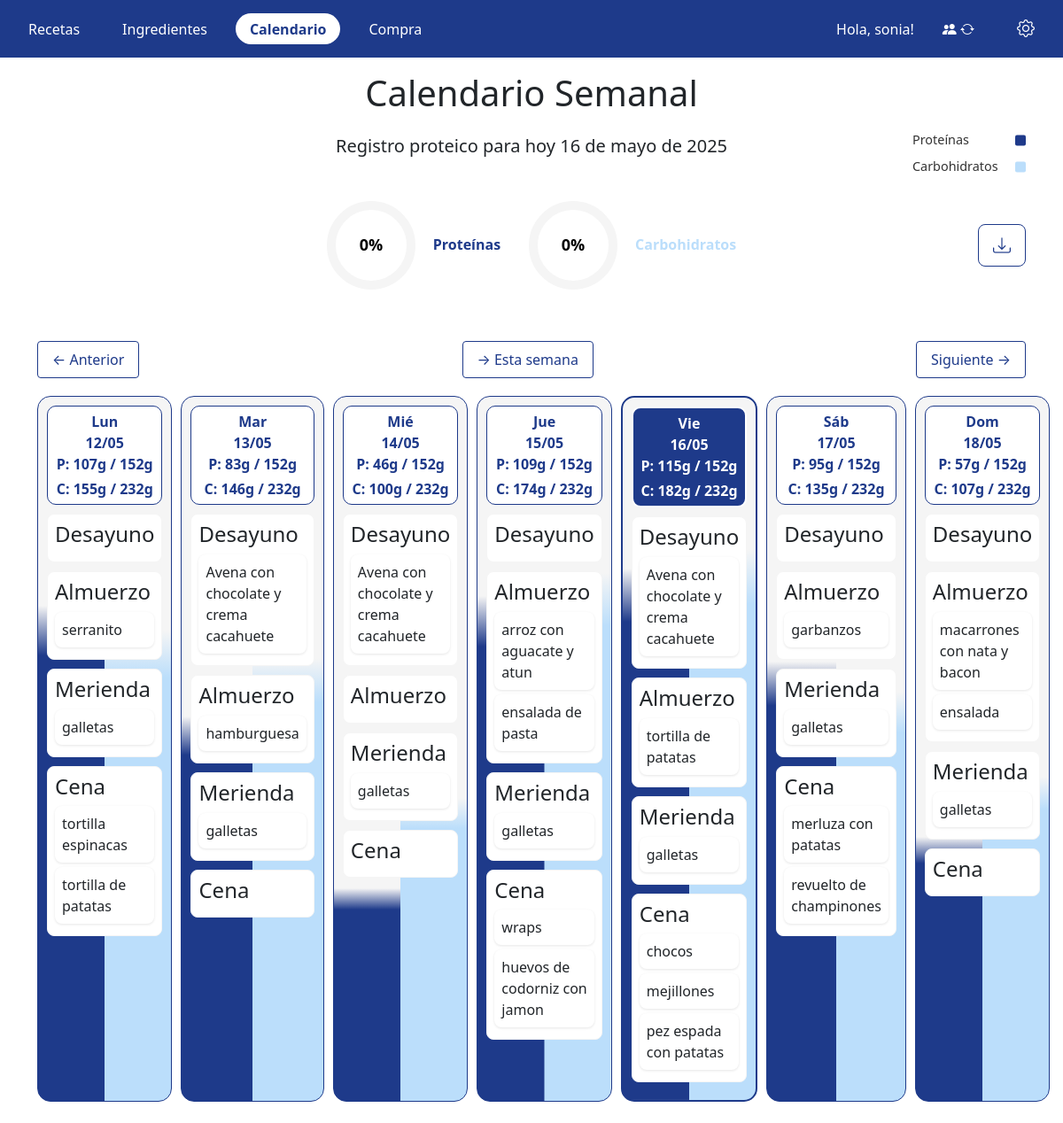
Screenshot of /calendario_semanal/ (signed in) with the database file from the repository.
### app/models.py (models this page shows, shortened)
class Calendario(models.Model):
    fecha = models.DateField()
    objetivo_proteico = models.IntegerField(validators=[MinValueValidator(0)], default=100)
    objetivo_carbohidratos = models.IntegerField(validators=[MinValueValidator(0)], default=250)
    familia = models.ForeignKey(Familia, on_delete=models.CASCADE, related_name='calendarios')
    class Meta:
        unique_together = ('familia', 'fecha')
    def __str__(self):
        return f"Planificación del {self.fecha} para {self.familia}"
    @property
    def proteinas_consumidas(self):
        return sum(
            cr.receta.proteinas for cr in self.calendario_recetas.all()
        )
    @property
    def carbohidratos_consumidos(self):
        return sum(
            cr.receta.carbohidratos for cr in self.calendario_recetas.all()
        )

class Calendario_Receta(models.Model):
    calendario = models.ForeignKey(Calendario, on_delete=models.CASCADE, related_name="calendario_recetas")
    receta = models.ForeignKey(Receta, on_delete=models.CASCADE, related_name="recetas_calendario")
    tipo_comida = models.ForeignKey(TipoComida, on_delete=models.CASCADE, related_name="tipo_comida_calendario")
    class Meta:
        unique_together = ("calendario", "receta", "tipo_comida")
    def __str__(self):
        return f"{self.receta} en {self.tipo_comida} el {self.calendario.fecha}"

class Receta(models.Model):
    nombre = models.CharField(
        max_length=100,
        validators=[
            RegexValidator(
                regex=r'^[a-zA-Z0-9ñÑáéíóúÁÉÍÓÚ,\s]+$',
                message='El nombre solo puede contener letras, números, espacios, comas y la letra ñ.',
                code='invalid_nombre'
            )
        ]
    )
    tipo_comida = models.ManyToManyField(TipoComida, related_name='recetas')
    proteinas = models.IntegerField(validators=[MinValueValidator(0)])
    carbohidratos = models.IntegerField(validators=[MinValueValidator(0)])
    ingredientes = models.ManyToManyField(Ingrediente, related_name='recetas')
    familia = models.ForeignKey(Familia, on_delete=models.CASCADE, related_name='recetas')
    descripcion = models.TextField(
        verbose_name="Descripción",
        blank=True,
        null=True,
        help_text="Descripción de la receta (opcional)."
    )
    combinable = models.BooleanField(
        default=True,
        help_text="Indica si la receta puede combinarse con otras."
    )
    def __str__(self):
        return self.nombre

class TipoComida(models.Model):
    nombre = models.CharField(
        max_length=20,
        validators=[
            RegexValidator(
                regex=r'^[a-zA-Z]+$',
                message='El nombre solo puede contener letras.',
                code='invalid_nombre'
            )
        ],
        unique=True)
    def __str__(self):
        return self.nombre

### app/views/calendario.py (the view)
# urls.py: path("calendario_semanal/", login_required(calendario.calendario_semanal), name="calendario_semanal"),
@login_required
def calendario_semanal(request):
    familia = request.user.familias.first()  # Obtener la familia del usuario
    start_date_str = request.GET.get('start', None)
    if start_date_str:
        try:
            start_date = datetime.strptime(start_date_str, "%Y-%m-%d").date()
        except ValueError:
            start_date = date.today() - timedelta(days=date.today().weekday())
    else:
        start_date = date.today() - timedelta(days=date.today().weekday())
    dias = [start_date + timedelta(days=i) for i in range(7)]
    dias_semana_es = ['Lun', 'Mar', 'Mié', 'Jue', 'Vie', 'Sáb', 'Dom']
    dias_context = [(dia, dias_semana_es[dia.weekday()]) for dia in dias]
    calendarios = Calendario.objects.filter(familia=familia, fecha__range=[dias[0], dias[-1]],) \
                                    .prefetch_related('calendario_recetas__receta',
                                                      'calendario_recetas__tipo_comida')
    dia_data = {d: [] for d in dias}
    for calendario in calendarios:
        for cr in calendario.calendario_recetas.all():
            dia_data[calendario.fecha].append(cr)
    prev_week_date = start_date - timedelta(days=7)
    next_week_date = start_date + timedelta(days=7)
    meal_order = ["Desayuno", "Almuerzo", "Merienda", "Cena"]
    tipos_comida = TipoComida.objects.all()
    meal_mapping = {tc.nombre: tc.id for tc in tipos_comida}
    context = {
        'dias': dias,
        'dia_data': dia_data,
        'prev_week_url': f'?start={prev_week_date}',  # Query string para ir a la semana anterior
        'next_week_url': f'?start={next_week_date}',  # Query string para ir a la semana siguiente
        'meal_order': meal_order,
        'meal_mapping': meal_mapping,
        'dias_context': dias_context,
    }
    print(context)
    return render(request, 'calendario/semanal.html', context)

### app/models.py (called while the page is built)
    def __str__(self):
        return self.nombre

### app/templatetags/calendario_tags.py (called while the page is built)
@register.simple_tag(takes_context=True)
def get_calendario_for_date(context, fecha):
    request = context.get('request')
    familia = context.get('familia')
    if not familia and request and hasattr(request, 'user'):
        familia = request.user.familias.first()
    if not familia:
        return None
    calendario, created = Calendario.objects.get_or_create(
        fecha=fecha,
        familia=familia,
        defaults={'objetivo_proteico': 100}
    )
    print(calendario)
    return calendario

### app/templatetags/dict_extras.py (called while the page is built)
@register.filter
def dictkey(dictionary, key):
    return dictionary.get(key, [])

### app/templates/calendario/semanal.html (shortened to what this page needs)
{% extends 'navbar.html' %}
{% load dict_extras %}
{% load calendario_tags %}
{% load static %}
{% block content %}
<link href="https://cdn.jsdelivr.net/npm/bootstrap@5.3.0/dist/css/bootstrap.min.css" rel="stylesheet">
<link rel="stylesheet" href="{% static 'css/calendario.css' %}">
<div class="text-center my-3">
  <h1 class="mb-2">Calendario Semanal</h1>
</div>
<div class="container my-4">
  <div class="position-relative mb-4" style="height: 2.5rem;">
    <h5 id="tituloProteinas"
        class="lead mb-0 text-center mx-auto"
        style="width: max-content;">
    </h5>
    <div class="legend flex-column text-end position-absolute end-0 top-50 translate-middle-y">
      <div class="legend-item">
        Proteínas
        <span class="legend-color"></span>
      </div>
      <div class="legend-item">
        Carbohidratos
        <span class="legend-color light"></span>
      </div>
    </div>
  </div>
    <div class="d-flex align-items-center position-relative mb-5" style="height: 120px;">
    <div class="indicador-proteinas mx-3">
      <svg viewBox="0 0 100 100" width="100" height="100">
        <circle class="donut-bg" cx="50" cy="50" r="45" />
        <circle class="donut-progress" id="donutProgressP" cx="50" cy="50" r="45" />
        <text id="donutTextP" class="donut-text" x="50" y="50" text-anchor="middle" dy=".35em">0%</text>
      </svg>
      <div class="indicador-col">
        <p class="donut-label">Proteínas</p>
      </div>
    </div>
    <div id="indicadorCarbos" class="indicador-proteinas mx-3">
      <svg class="donut-chart" viewBox="0 0 100 100" width="100" height="100">
        <circle class="donut-bg" cx="50" cy="50" r="45" />
        <circle class="donut-progress-carb" id="donutProgressC" cx="50" cy="50" r="45" />
        <text id="donutTextC" class="donut-text" x="50" y="50" text-anchor="middle" dy=".35em">0%</text>
      </svg>
      <div class="indicador-col">
        <p class="donut-label carb-label">Carbohidratos</p>
      </div>
    </div>
    <a href="{% url 'exportar_semana' %}?start={{ start_date|date:'Y-m-d' }}"
      class="btn btn-outline-primary btn-lg descarga-btn position-absolute top-50 end-0 translate-middle-y"
      aria-label="Descargar calendario semanal">
      <i class="bi bi-download"></i>
    </a>
  </div>
  <div class="navigation">
    <a href="{{ prev_week_url }}">← Anterior</a>
    <a href="{% url 'calendario_semanal' %}">→ Esta semana</a>
    <a href="{{ next_week_url }}">Siguiente →</a>
  </div>
  <div class="week-container">
    {% for day, nombre_corto in dias_context %}
    {% get_calendario_for_date fecha=day as calendario %}
    <div class="day-column" id="day-column-{{ day|date:'Y-m-d' }}" style="{{ calendario|get_vertical_gradient_style }}">
      <div class="day-header">
        {{ nombre_corto }}<br>
        {{ day|date:"d/m" }}<br>
        <p class="proteinas-valor mb-1">
          <strong>P:</strong> {{ calendario.proteinas_consumidas }}g / {{ calendario.objetivo_proteico }}g
        </p>
        <p class="carbohidratos-valor mb-0
            ">
          <strong>C:</strong> {{ calendario.carbohidratos_consumidos }}g /
          {{ calendario.objetivo_carbohidratos }}g
        </p>
      </div>
      {% for meal in meal_order %}
      <div class="meal-block" data-meal="{{ meal }}" data-fecha="{{ day|date:'Y-m-d' }}">
        <h4>{{ meal }}</h4>
        <div class="meal-items" style="pointer-events: none;">
          {% for cr in dia_data|dictkey:day %}
          {% if cr.tipo_comida.nombre == meal %}
          <div class="meal-item">
            {{ cr.receta.nombre }}
          </div>
          {% endif %}
          {% endfor %}
        </div>
      </div>
      {% endfor %}
    </div>
    {% endfor %}
  </div>
  {% endblock %}

### app/templates/navbar.html (shortened to what this page needs)
<!DOCTYPE html>
{% load static %}
<html lang="es">
<head>
    <link rel="stylesheet" href="https://cdn.jsdelivr.net/npm/bootstrap-icons@1.10.5/font/bootstrap-icons.css">
    <link rel="stylesheet" href="{% static 'css/styles.css' %}">
</head>
<body>
    {% if user.is_authenticated %}
    <div class="container-nav">
        <nav>
            <ul>
                <li
                    class="">
                    <a href="{% url 'listado_recetas' %}">Recetas</a>
                </li>
                <li
                    class="">
                    <a href="{% url 'listado_ingredientes' %}">Ingredientes</a>
                </li>
                <li class="{% if request.resolver_match.url_name == 'calendario_semanal' %}activo{% endif %}">
                    <a href="{% url 'calendario_semanal' %}">Calendario</a>
                </li>
                <li class="{% if request.resolver_match.url_name == 'lista_compra' %}activo{% endif %}">
                    <a href="{% url 'lista_compra' %}">Compra</a>
                </li>
                {% if user.is_authenticated %}
                <li class="nav-user">
                    <span>Hola, {{ user.username }}!</span>
                </li>
                {% else %}
                <li style="margin-left: auto;"
                    class="{% if request.resolver_match.url_name == 'login' %}activo{% endif %}">
                    <a href="{% url 'login' %}">Inicia sesión</a>
                </li>
                {% endif %}
                <li class="{% if request.resolver_match.url_name == 'cambiar_familia' %}activo{% endif %}">
                    <a href="{% url 'cambiar_familia' %}" class="nav-icon-familia" title="Cambiar familia"
                        aria-label="Cambiar familia">
                        <i class="bi bi-people-fill"></i>
                        <i class="bi bi-arrow-repeat"></i>
                    </a>
                </li>
                <li
                    class="nav-settings {% if request.resolver_match.url_name == 'configurar_objetivo' %}activo{% endif %}">
                    <a href="{% url 'configurar_objetivo' %}" title="Configuración">
                        <i class="bi bi-gear" style="font-size: 20px;"></i>
                    </a>
                </li>
            </ul>
        </nav>
    </div>
    {% endif %}
    {% block content %}{% endblock %}
</body>
</html>

### app/static/css/styles.css (style rules this page uses)
:root { --blue-dark: #1E3A8A; --white: #FFFFFF; --black: #000000; --gray-light: #F5F5F5; --blue-darker: #162a72; --red: #e74c3c; --blue-light: #BBDEFB; }
* { margin: 0; padding: 0; box-sizing: border-box; }
body { font-family: 'Gidole', sans-serif; background-color: var(--white); color: var(--black); }
.container-nav { background-color: var(--blue-dark); }
nav { background-color: var(--blue-dark); padding: 0.75rem 0; }
nav ul { list-style: none; margin: 0; padding: 0 1rem; display: flex; align-items: center; gap: 1rem; }
nav ul li { margin: 0; }
nav ul li a { display: block; padding: 0.35rem 1rem; color: var(--white); text-decoration: none; border-radius: 20px; transition: background 0.2s, color 0.2s; }
nav ul li.activo a { background-color: var(--white); color: var(--blue-dark); font-weight: bold; }
nav ul li.nav-user { margin-left: auto; color: var(--white); }

### app/static/css/calendario.css (style rules this page uses)
.navigation { display: flex; justify-content: space-between; margin-bottom: 20px; }
.navigation a { display: inline-block; border: 1px solid var(--blue-dark); border-radius: 0.25rem; padding: 0.5rem 1rem; border-radius: 0.25rem; transition: background-color 0.2s ease, color 0.2s ease; color: var(--blue-dark); text-decoration: none; }
.week-container { display: flex; align-items: stretch; justify-content: space-between; gap: 10px; }
.day-column { background-color: var(--gray-light); padding: 10px; border-radius: 15px; transition: background 0.5s ease-in-out; border: 0.5px solid var(--blue-dark); flex: 1; }
.day-header { background-color: var(--white); border-radius: 10px; padding: 5px; font-weight: bold; margin-bottom: 10px; text-align: center; color: var(--blue-dark); border: 1px solid var(--blue-dark); }
.meal-block { background-color: var(--white); border-radius: 8px; margin-bottom: 10px; padding: 8px; cursor: pointer; transition: background 0.2s; border: 1px solid var(--gray-light); }
.meal-item { background-color: var(--white); padding: 8px; margin-bottom: 5px; border-radius: 8px; box-shadow: 0 1px 3px rgba(0, 0, 0, 0.1); }
.day-column.today .day-header { background-color: var(--blue-dark); color: var(--white); border: 2px solid var(--white); }
.day-column.today { border: 2px solid var(--blue-dark) !important; border-radius: 15px; }
.indicador-proteinas { display: flex; align-items: center; justify-content: center; gap: 1.25rem; }
#tituloProteinas { text-align: center; font-weight: 500; }
.donut-text { font-size: 1.125rem; fill: var(--black); font-weight: bold; }
.donut-label { margin: 0.5rem 0 0.2rem; font-size: 1rem; font-weight: 600; text-align: center; color: var(--blue-dark); }
.carb-label { color: var(--blue-light); }
.indicador-col { display: flex; flex-direction: column; align-items: center; gap: 0.5rem; }
.descarga-btn { padding: 0.5rem 1rem; font-size: 1.25rem; color: var(--blue-dark); border-color: var(--blue-dark); transition: background 0.2s, color 0.2s; }
.legend { display: flex; flex-direction: column; width: 8rem; gap: 0.5rem; }
.legend-item { display: flex; justify-content: space-between; align-items: center; font-size: 0.9rem; color: #333; }
.legend-color { display: inline-block; width: 12px; height: 12px; margin-left: 0.5rem; margin-right: 0; border-radius: 2px; background-color: var(--blue-dark); }
.legend-color.light { background-color: var(--blue-light); }

### rows the page displays
Calendario: proteinas_consumidas "107", objetivo_proteico "152", carbohidratos_consumidos "155", objetivo_carbohidratos "232"
TipoComida: nombre "Desayuno"
TipoComida: nombre "Almuerzo"
Calendario_Receta: receta.nombre "serranito"
TipoComida: nombre "Merienda"
Calendario_Receta: receta.nombre "galletas"
TipoComida: nombre "Cena"
Calendario_Receta: receta.nombre "tortilla espinacas"
Calendario_Receta: receta.nombre "tortilla de patatas"
Calendario: proteinas_consumidas "83", objetivo_proteico "152", carbohidratos_consumidos "146", objetivo_carbohidratos "232"
Calendario_Receta: receta.nombre "Avena con chocolate y crema cacahuete"
Calendario_Receta: receta.nombre "hamburguesa"
Calendario_Receta: receta.nombre "galletas"
Calendario: proteinas_consumidas "46", objetivo_proteico "152", carbohidratos_consumidos "100", objetivo_carbohidratos "232"
Calendario_Receta: receta.nombre "Avena con chocolate y crema cacahuete"
Calendario_Receta: receta.nombre "galletas"
Calendario: proteinas_consumidas "109", objetivo_proteico "152", carbohidratos_consumidos "174", objetivo_carbohidratos "232"
Calendario_Receta: receta.nombre "arroz con aguacate y atun"
Calendario_Receta: receta.nombre "ensalada de pasta"
Calendario_Receta: receta.nombre "galletas"
Calendario_Receta: receta.nombre "wraps"
Calendario_Receta: receta.nombre "huevos de codorniz con jamon"
Calendario: proteinas_consumidas "115", objetivo_proteico "152", carbohidratos_consumidos "182", objetivo_carbohidratos "232"
Calendario_Receta: receta.nombre "Avena con chocolate y crema cacahuete"
Calendario_Receta: receta.nombre "tortilla de patatas"
Calendario_Receta: receta.nombre "galletas"
Calendario_Receta: receta.nombre "chocos"
Calendario_Receta: receta.nombre "mejillones"
Calendario_Receta: receta.nombre "pez espada con patatas"
Calendario: proteinas_consumidas "95", objetivo_proteico "152", carbohidratos_consumidos "135", objetivo_carbohidratos "232"
Calendario_Receta: receta.nombre "garbanzos"
Calendario_Receta: receta.nombre "galletas"
Calendario_Receta: receta.nombre "merluza con patatas"
Calendario_Receta: receta.nombre "revuelto de champinones"
Calendario: proteinas_consumidas "57", objetivo_proteico "152", carbohidratos_consumidos "107", objetivo_carbohidratos "232"
Calendario_Receta: receta.nombre "macarrones con nata y bacon"
Calendario_Receta: receta.nombre "ensalada"
Calendario_Receta: receta.nombre "galletas"

### other values shown
{{ user.username }} "sonia"
{{ nombre_corto }} "Lun" "Mar" "Mié" "Jue" "Vie" "Sáb" "Dom"
{{ day|date:"d/m" }} "12/05" "13/05" "14/05" "15/05" "16/05" "17/05" "18/05"
